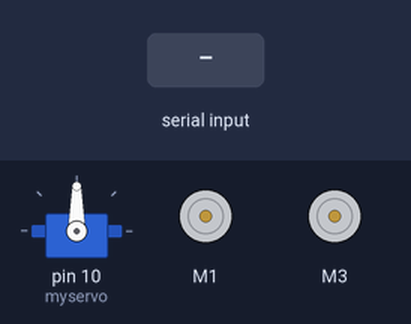
This sketch was run on a simulated Arduino Uno, built with avr-gcc and run on an emulated ATmega328P. Shown: servo, 2 × DC motor (green arrow = forward, orange = backward, longer = faster). The inputs (shaded band) are chosen by the test bench.

Above: at 1.2 s.
1.3 s: "V" received over Serial
4.3 s: "F" received over Serial
At 7.1 s:
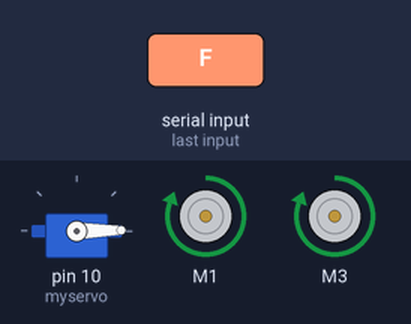
7.3 s: "B" received over Serial
At 8.1 s:
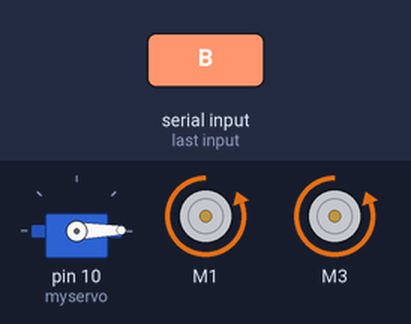
8.8 s: "L" received over Serial
At 9.2 s:
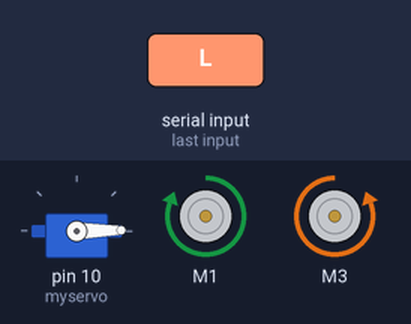
10.3 s: "R" received over Serial
At 11.5 s:
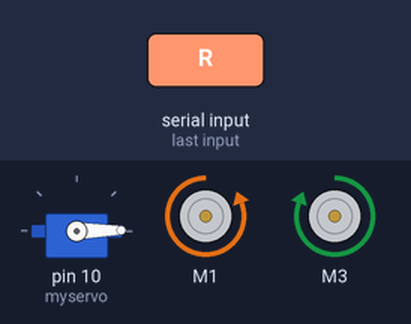
11.8 s: "G" received over Serial
At 12.7 s:
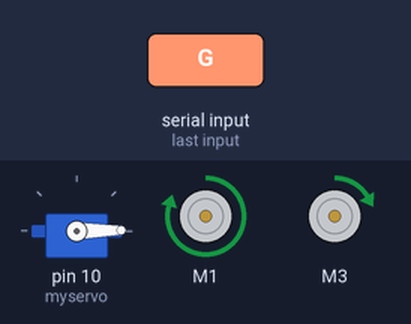
Timing chart, 0 to 14.3 s (numbered marks = the images above; inputs shaded):
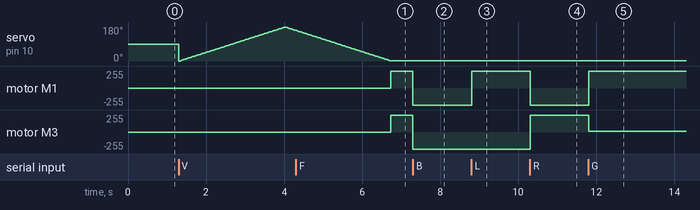

Measured:
- after the input at 4.3 s, motor M1, motor M3: stopped → forward 255/255 after 2.4 s
- after the input at 7.3 s, motor M1, motor M3: forward 255/255 → backward 255/255 at once
- after the input at 8.8 s, motor M1: backward 255/255 → forward 255/255 at once
- after the input at 10.3 s, motor M1: forward 255/255 → backward 255/255 at once; motor M3: backward 255/255 → forward 255/255 at once
- after the input at 11.8 s, motor M1: backward 255/255 → forward 250/255 at once; motor M3: forward 255/255 → forward 10/255 at once

The sketch:

Code_Final.ino
```cpp
#include <AFMotor.h>
#include <SPI.h>
#include <Wire.h>
#include <Adafruit_GFX.h>
#include <Adafruit_SSD1306.h>
#include <Servo.h>
Servo myservo;
int pos = 0;
#define SCREEN_WIDTH 128
#define SCREEN_HEIGHT 64
#define trigPin 2
#define echoPin 3

Adafruit_SSD1306 display(SCREEN_WIDTH, SCREEN_HEIGHT, &Wire, -1);

// C'est notre photo qui s'affiche sur l'écran:

const unsigned char krose [] PROGMEM = {

0x00, 0x7f, 0xff, 0xff, 0xff, 0xff, 0xff, 0xff, 0xff, 0xff, 0xff, 0xff, 0xff, 0xff, 0xff, 0xff,
0x01, 0xff, 0xff, 0xff, 0xff, 0xff, 0xff, 0xff, 0xff, 0xff, 0xff, 0xff, 0xff, 0xff, 0xff, 0xff,
0x03, 0xff, 0xff, 0xff, 0xff, 0xff, 0xff, 0xff, 0xff, 0xff, 0xff, 0xff, 0xff, 0xff, 0xff, 0xff,
0x0f, 0xff, 0xff, 0xff, 0xff, 0xff, 0xff, 0xff, 0xff, 0xff, 0xff, 0xff, 0xff, 0xff, 0xff, 0xff,
0x1f, 0xff, 0xff, 0xff, 0xff, 0xff, 0xff, 0xff, 0xff, 0xff, 0xff, 0xff, 0xff, 0xff, 0xff, 0xff,
0x3f, 0xff, 0xff, 0xff, 0xff, 0xff, 0xff, 0xff, 0xff, 0xff, 0xff, 0xff, 0xff, 0xff, 0xff, 0xff,
0xff, 0xff, 0xff, 0xff, 0xff, 0xff, 0xff, 0xff, 0xff, 0xff, 0xff, 0xff, 0xff, 0xff, 0xff, 0xff,
0xff, 0xff, 0xff, 0xff, 0xff, 0xff, 0xff, 0xff, 0xff, 0xff, 0xff, 0xff, 0xff, 0xff, 0xff, 0xff,
0xff, 0xff, 0xff, 0xff, 0xff, 0xff, 0xff, 0xff, 0xff, 0xff, 0xff, 0xff, 0xff, 0xff, 0xff, 0xff,
0xff, 0xff, 0xff, 0xff, 0xff, 0xff, 0xff, 0xff, 0xff, 0xff, 0xff, 0xff, 0xff, 0xff, 0xff, 0xff,
0xff, 0xff, 0xff, 0xff, 0xfc, 0x00, 0xff, 0xff, 0xff, 0xff, 0xff, 0xff, 0xff, 0xff, 0xff, 0xff,
0xff, 0xff, 0xff, 0xff, 0xf0, 0x00, 0x1f, 0xff, 0xff, 0xff, 0xff, 0xff, 0xff, 0xff, 0xff, 0xff,
0xff, 0xff, 0xff, 0xff, 0xc0, 0x00, 0x0f, 0xff, 0xff, 0xff, 0xff, 0xff, 0xff, 0xff, 0xff, 0xff,
0xff, 0xff, 0xff, 0xff, 0x80, 0x00, 0x07, 0xff, 0xff, 0xff, 0xff, 0xff, 0xff, 0xff, 0xff, 0xff,
0xff, 0xff, 0xff, 0xff, 0x80, 0x00, 0x03, 0xff, 0xff, 0xff, 0xff, 0xff, 0xff, 0xff, 0xff, 0xff,
0xff, 0xff, 0xff, 0xff, 0x00, 0x38, 0x01, 0xff, 0xff, 0xff, 0xff, 0xf8, 0xff, 0xff, 0xff, 0xff,
0xff, 0xff, 0xff, 0xff, 0x00, 0xff, 0x01, 0xff, 0xff, 0xff, 0xf8, 0x20, 0x1f, 0xff, 0xff, 0xff,
0xff, 0xff, 0xff, 0xff, 0x00, 0xfd, 0x01, 0xff, 0xff, 0xff, 0xe0, 0x00, 0x07, 0xff, 0xff, 0xff,
0xff, 0xff, 0xff, 0xff, 0x03, 0xff, 0x81, 0xff, 0xff, 0xff, 0x80, 0x00, 0x03, 0xff, 0xff, 0xff,
0xff, 0xff, 0xff, 0xff, 0x00, 0x78, 0x01, 0xff, 0xff, 0xff, 0x00, 0xff, 0x81, 0xff, 0xff, 0xff,
0xff, 0xff, 0xff, 0xff, 0x00, 0x10, 0x01, 0xff, 0xff, 0xfe, 0x07, 0xff, 0xc0, 0xff, 0xff, 0xff,
0xff, 0xff, 0xff, 0xff, 0x00, 0x10, 0x01, 0xff, 0xff, 0xfc, 0x1f, 0xff, 0xc0, 0x7f, 0xff, 0xff,
0xff, 0xff, 0xff, 0xff, 0x00, 0x10, 0x00, 0xff, 0xff, 0xf8, 0x1f, 0xff, 0xc0, 0x3f, 0xff, 0xff,
0xff, 0xff, 0xff, 0xff, 0x00, 0x3b, 0xf0, 0xff, 0xff, 0xf8, 0x1f, 0xfe, 0x20, 0x3f, 0xff, 0xff,
0xff, 0xff, 0xff, 0xff, 0x0f, 0x3b, 0xf1, 0xff, 0xff, 0xf8, 0x1f, 0xf1, 0xe0, 0x1f, 0xff, 0xff,
0xff, 0xff, 0xff, 0xff, 0x1f, 0x31, 0xf0, 0xff, 0xff, 0xf0, 0x00, 0xf8, 0x20, 0x1f, 0xff, 0xff,
0xff, 0xff, 0xff, 0xff, 0x80, 0x00, 0x03, 0xff, 0xff, 0xf0, 0x18, 0xf8, 0xf0, 0x0f, 0xff, 0xff,
0xff, 0xff, 0xff, 0xff, 0x80, 0x10, 0x03, 0xff, 0xff, 0xe0, 0x00, 0xff, 0xfc, 0x07, 0xff, 0xff,
0xff, 0xff, 0xff, 0xff, 0xc0, 0x00, 0x03, 0xff, 0xff, 0xc0, 0x1c, 0xff, 0xfc, 0x07, 0xff, 0xff,
0xff, 0xff, 0xff, 0xff, 0xe1, 0x01, 0x03, 0xff, 0xff, 0xf0, 0x1c, 0x6f, 0xfe, 0x02, 0xff, 0xff,
0xff, 0xff, 0xff, 0xff, 0xe1, 0x87, 0x03, 0xff, 0xff, 0xe0, 0x3c, 0x3f, 0xff, 0x00, 0xff, 0xff,
0xff, 0xff, 0xff, 0xff, 0xf0, 0xfe, 0x03, 0xff, 0xff, 0xc0, 0x3f, 0xff, 0xff, 0x01, 0xff, 0xff,
0xff, 0xff, 0xff, 0xff, 0xe0, 0x7c, 0x07, 0xff, 0xff, 0xc0, 0x7f, 0x01, 0xff, 0x00, 0xff, 0xff,
0xff, 0xff, 0xff, 0xff, 0xe0, 0x00, 0x07, 0xff, 0xff, 0x80, 0x1c, 0xff, 0xff, 0x03, 0xff, 0xff,
0xff, 0xff, 0xff, 0xff, 0xf0, 0x00, 0x63, 0xff, 0xff, 0xf0, 0x1f, 0xff, 0xff, 0x01, 0xff, 0xff,
0xff, 0xff, 0xff, 0xff, 0xf0, 0x00, 0x41, 0xff, 0xff, 0xa0, 0x2f, 0xff, 0xfe, 0x0f, 0xff, 0xff,
0xff, 0xff, 0xff, 0xff, 0xf9, 0xfb, 0xe1, 0xff, 0xff, 0x80, 0x17, 0xff, 0xfe, 0x03, 0xff, 0xff,
0xff, 0xff, 0xef, 0xbf, 0xfe, 0xfe, 0xc3, 0xff, 0xfe, 0x00, 0x01, 0xff, 0xff, 0x03, 0xff, 0xff,
0xff, 0xff, 0xff, 0xff, 0xff, 0xfd, 0xff, 0xff, 0xff, 0x00, 0x00, 0xff, 0xdf, 0x03, 0xff, 0xff,
0xff, 0xff, 0xff, 0xff, 0xff, 0xff, 0xff, 0xff, 0xff, 0x80, 0x00, 0x00, 0x7f, 0x07, 0xff, 0xff,
0xff, 0xff, 0xff, 0xff, 0xff, 0xff, 0xff, 0xff, 0xff, 0xc0, 0x00, 0x01, 0xff, 0x1f, 0xff, 0xff,
0xff, 0xff, 0xff, 0xff, 0xff, 0xff, 0xff, 0xff, 0xff, 0xe0, 0x00, 0x0f, 0xff, 0x8f, 0xff, 0xff,
0xff, 0x7f, 0xdf, 0xef, 0xff, 0xff, 0xff, 0xff, 0xff, 0xe0, 0x00, 0x1f, 0xff, 0xc3, 0xff, 0xff,
0xff, 0xf7, 0xbf, 0xff, 0xff, 0xff, 0xff, 0xff, 0xff, 0xf0, 0x00, 0xdf, 0xff, 0xf1, 0xff, 0xff,
0xfb, 0xff, 0x7f, 0xff, 0xff, 0xff, 0xff, 0xff, 0xff, 0xf0, 0x00, 0xef, 0xff, 0xf3, 0x0f, 0xff,
0x00, 0x1e, 0xff, 0xbf, 0xff, 0xff, 0xff, 0xff, 0xff, 0xf0, 0x04, 0xff, 0xff, 0xf3, 0x18, 0x1f,
0x00, 0x0d, 0xff, 0xf7, 0xff, 0xff, 0xff, 0xff, 0xff, 0xf0, 0x04, 0x7f, 0xff, 0xf2, 0x30, 0x01,
0x00, 0x03, 0xfb, 0xff, 0xff, 0xff, 0xff, 0xff, 0xff, 0xf8, 0x06, 0x7f, 0xff, 0xf3, 0x30, 0x00,
0x00, 0x01, 0xff, 0xff, 0xff, 0xff, 0xff, 0xff, 0xff, 0xf8, 0x03, 0x7f, 0xff, 0xe1, 0x70, 0x00,
0x00, 0x00, 0xe7, 0xff, 0xff, 0xff, 0xff, 0xff, 0xff, 0xf8, 0x81, 0x7f, 0xff, 0xe0, 0xe4, 0x00,
0xc0, 0x00, 0xc7, 0xff, 0xff, 0xfb, 0xff, 0xff, 0xff, 0xe2, 0x00, 0x3f, 0xff, 0xee, 0x00, 0x31,
0xc0, 0x00, 0x07, 0xff, 0xff, 0xf7, 0xff, 0xff, 0xff, 0x10, 0x00, 0x07, 0xff, 0xd5, 0xf1, 0xf1,
0xe0, 0x00, 0xc7, 0xff, 0xff, 0xff, 0xff, 0xff, 0xfe, 0xfc, 0x94, 0x00, 0xff, 0xbe, 0xe3, 0xcf,
0x80, 0x01, 0xc3, 0xff, 0xff, 0xff, 0xff, 0xff, 0xfe, 0xe5, 0x2a, 0x70, 0x7f, 0x7f, 0xc3, 0xbf,
0x00, 0x07, 0x83, 0xff, 0xff, 0xff, 0xff, 0xff, 0xfe, 0xdf, 0x4c, 0x50, 0x3e, 0xfe, 0x4f, 0xfc,
0x00, 0x1f, 0x01, 0xff, 0xff, 0xff, 0xff, 0xff, 0xf1, 0x16, 0xff, 0x18, 0x0c, 0xf8, 0x5f, 0xfe,
0x00, 0x7f, 0x03, 0xff, 0xff, 0xff, 0xff, 0xff, 0xf1, 0xf0, 0xed, 0x48, 0xe9, 0xf8, 0x55, 0xcf,
0x03, 0xfe, 0x03, 0xff, 0xff, 0xff, 0xff, 0xff, 0xe0, 0x5f, 0x0f, 0xf4, 0xe1, 0xc3, 0x9c, 0x83,
0x0f, 0xfe, 0x01, 0xff, 0xff, 0xff, 0xff, 0xff, 0xa0, 0x37, 0xf0, 0x62, 0x00, 0x04, 0x23, 0xf0,
0x7f, 0xfc, 0x00, 0xff, 0xff, 0xff, 0xff, 0xff, 0xe0, 0x0f, 0xde, 0x0c, 0x03, 0xc2, 0x9a, 0xee,
0xff, 0xfc, 0x00, 0x7f, 0xff, 0xff, 0xff, 0xff, 0xe0, 0x00, 0x35, 0x82, 0x01, 0xbd, 0x62, 0xff,
0xff, 0xf8, 0x01, 0xff, 0xff, 0xff, 0xff, 0xff, 0xe0, 0x00, 0x06, 0x10, 0x1f, 0x63, 0x47, 0x0f,
0xff, 0xf8, 0x03, 0xff, 0xff, 0xff, 0xff, 0xff, 0xe0, 0x00, 0x25, 0x80, 0x91, 0x24, 0x40, 0x0a,
0xff, 0xf8, 0x01, 0xff, 0xff, 0xff, 0xff, 0xff, 0xe0, 0x00, 0x00, 0x00, 0x1d, 0x80, 0x44, 0x00
};


void ssetup()
{
display.begin(SSD1306_SWITCHCAPVCC, 0x3C);
myservo.attach(10);
}

void Lloop() {
display.clearDisplay();
display.drawBitmap(0, 0, krose , 128,64,1);
display.display();
delay(5000);
display.clearDisplay();
}

char command;
void Ssetup() {
myservo.attach(10); // On a inseré dans SER1
Serial.begin(9600);
pinMode(trigPin, OUTPUT);
pinMode(echoPin, INPUT);
display.begin(SSD1306_SWITCHCAPVCC, 0x3C);
display.clearDisplay();
}
AF_DCMotor motor1(1);
AF_DCMotor motor3(3);

char Ccommand;

void setup() {

Serial.begin(9600);
myservo.attach(10);
}

void loop() {
if(Serial.available()>0)
{
command = Serial.read();
delay(2);

switch(command)
{
case 'F':
forward();
break;
case'B':
backward();
break;
case 'L':
left();
break;
case 'R':
right();
break;
case 'G':
forwardleft();
break;
case 'I':
forwardright();
break;
case 'H':
backwardleft();
break;
case 'J':
backwardright();
break;
case 'S':
Stop();
break;
case 'V':
hornon();
break;
case 'U':
backlightson();
break;
}
}
}

void forward()
{
motor1.setSpeed(255);
motor1.run(FORWARD);
motor3.setSpeed(255);
motor3.run(FORWARD);
}

void backward()
{
motor1.setSpeed(255);
motor1.run(BACKWARD);
motor3.setSpeed(255);
motor3.run(BACKWARD);
}

void left()
{
motor1.setSpeed(255);
motor1.run(FORWARD);
motor3.setSpeed(255);
motor3.run(BACKWARD);
}

void right()
{
motor1.setSpeed(255);
motor1.run(BACKWARD);
motor3.setSpeed(255);
motor3.run(FORWARD);
}

void forwardleft()
{
motor1.setSpeed(250);
motor1.run(FORWARD);
motor3.setSpeed(10);
motor3.run(FORWARD);
}

void forwardright()
{
motor1.setSpeed(10);
motor1.run(FORWARD);
motor3.setSpeed(255);
motor3.run(FORWARD);
}

void backwardleft()
{
motor1.setSpeed(10);
motor1.run(BACKWARD);
motor3.setSpeed(255);
motor3.run(BACKWARD);
}

void backwardright()
{
motor1.setSpeed(255);
motor1.run(BACKWARD);
motor3.setSpeed(10);
motor3.run(BACKWARD);
}

void Stop()
{
motor1.setSpeed(0);
motor1.run(RELEASE);
motor3.setSpeed(0);
motor3.run(RELEASE);
}

// Les Fonctions du servo:

void hornon(){ // c'est le Horn ON (Claxon) pour activer le servo en ce mode
for(pos = 0; pos < 180; pos += 1)
{
myservo.write(pos);
delay(15);
}
for(pos = 180; pos>=1; pos-=1)
{
myservo.write(pos);
delay(15);
}
}

void backlightson(){  // c'est le Backlights ON, on a choisit cette touche pour changer le mode de l'hélice
for(pos = 0; pos < 0; pos += 1)
{
myservo.write(pos);
delay(0);
}
for(pos = 0; pos>=0; pos-=1)
{
myservo.write(pos);
delay(0);
}
}
```
